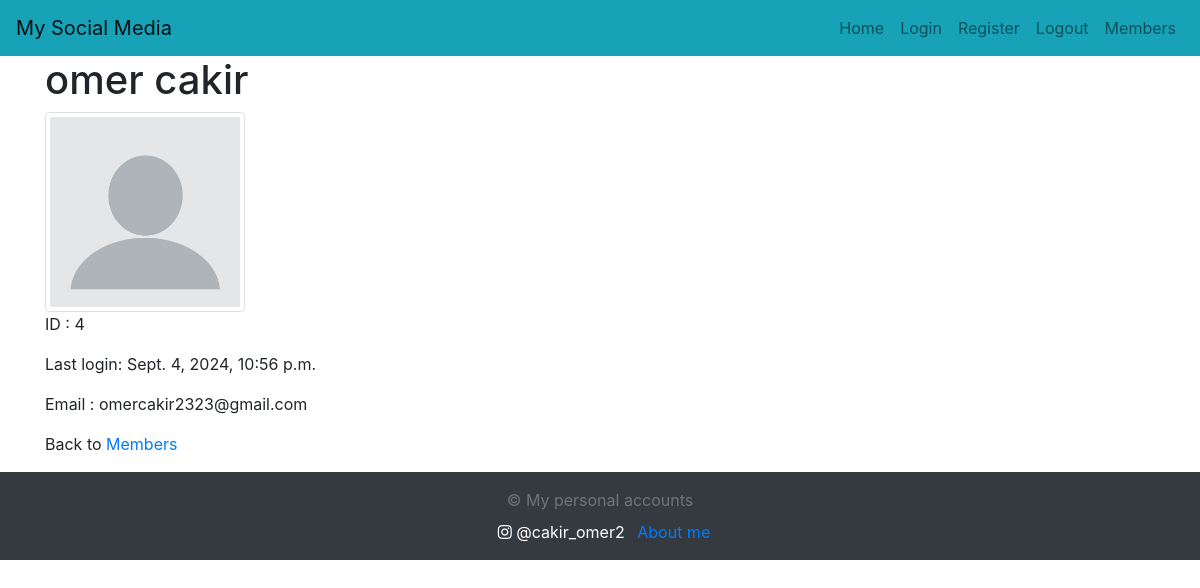
Before: /members/details/4 with the older database file.
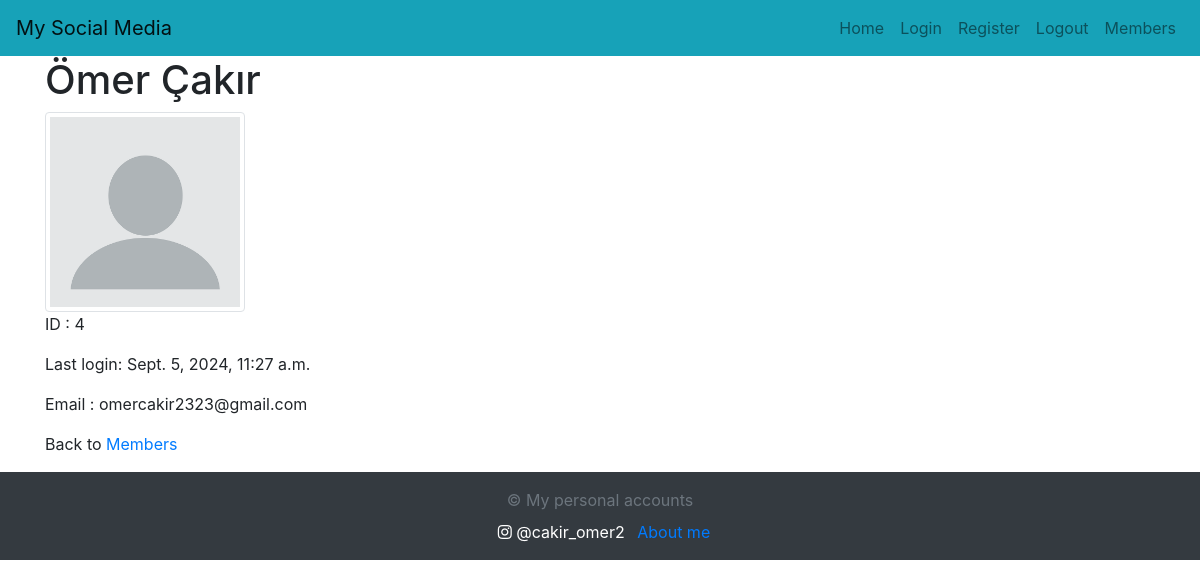
After: the same page with the newer database file.
### members/models.py (models this page shows, shortened)
class Member(AbstractBaseUser, PermissionsMixin):# AbstractBaseUser does the work that gives us
    email = models.EmailField(unique=True)
    first_name = models.CharField(max_length=30)
    last_name = models.CharField(max_length=30)
    is_active = models.BooleanField(default=True)
    is_staff = models.BooleanField(default=False)
    profile_picture = models.ImageField(upload_to='profile_pics/', default='default.jpg')
    objects = MemberManager()
    USERNAME_FIELD = 'email'
    REQUIRED_FIELDS = ['first_name', 'last_name']

### members/views.py (the view)
# urls.py: path('members/details/<int:id>',views.details,name='details'),
def details(request,id):
    mymember = Member.objects.get(id=id)
    if request.method=='POST':
        pp = request.FILES.get('profile_picture')
        mymember.profile_picture=pp
        mymember.save()
    template = loader.get_template('details.html')
    context = {
        'mymember':mymember,
        'logged_in_user': request.user,#to get the user who's loged in at the moment
    }
    return HttpResponse(template.render(context,request))

### members/templates/details.html (shortened to what this page needs)
{% extends "master.html" %}
{% block content %}
  <h1>{{ mymember.first_name }} {{ mymember.last_name }}</h1>
  <img src="{{ mymember.profile_picture.url }}"  class="img-thumbnail" width="200"><br>
  <p>ID : {{mymember.id}}</p>
  <p>Last login: {{ mymember.last_login }}</p>
   <p>Email : {{mymember.email}}</p>
  <p>Back to <a href="/members">Members</a></p>
{% endblock %}

Changed rows visible on the page:
changed Member "omercakir2323@gmail.com": first_name "omer" → "Ömer"; last_name "cakir" → "Çakır"; last_login "Sept. 4, 2024, 10:56 p.m." → "Sept. 5, 2024, 11:27 a.m."
